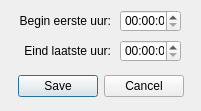
<?xml version="1.0" encoding="UTF-8"?>
<ui version="4.0">
 <class>Rooster_epd_tijden</class>
 <widget class="QDialog" name="Rooster_epd_tijden">
  <property name="geometry">
   <rect>
    <x>0</x>
    <y>0</y>
    <width>201</width>
    <height>111</height>
   </rect>
  </property>
  <property name="minimumSize">
   <size>
    <width>201</width>
    <height>111</height>
   </size>
  </property>
  <property name="maximumSize">
   <size>
    <width>201</width>
    <height>111</height>
   </size>
  </property>
  <property name="windowTitle">
   <string>Tijden instellen</string>
  </property>
  <property name="layoutDirection">
   <enum>Qt::LeftToRight</enum>
  </property>
  <widget class="QDialogButtonBox" name="buttonBox">
   <property name="geometry">
    <rect>
     <x>10</x>
     <y>70</y>
     <width>181</width>
     <height>32</height>
    </rect>
   </property>
   <property name="orientation">
    <enum>Qt::Horizontal</enum>
   </property>
   <property name="standardButtons">
    <set>QDialogButtonBox::Cancel|QDialogButtonBox::Save</set>
   </property>
   <property name="centerButtons">
    <bool>true</bool>
   </property>
  </widget>
  <widget class="QTimeEdit" name="beginTijd">
   <property name="geometry">
    <rect>
     <x>120</x>
     <y>10</y>
     <width>61</width>
     <height>22</height>
    </rect>
   </property>
  </widget>
  <widget class="QTimeEdit" name="eindTijd">
   <property name="geometry">
    <rect>
     <x>120</x>
     <y>40</y>
     <width>61</width>
     <height>22</height>
    </rect>
   </property>
  </widget>
  <widget class="QLabel" name="label">
   <property name="geometry">
    <rect>
     <x>10</x>
     <y>10</y>
     <width>101</width>
     <height>21</height>
    </rect>
   </property>
   <property name="text">
    <string>Begin eerste uur:</string>
   </property>
   <property name="alignment">
    <set>Qt::AlignRight|Qt::AlignTrailing|Qt::AlignVCenter</set>
   </property>
  </widget>
  <widget class="QLabel" name="label_2">
   <property name="geometry">
    <rect>
     <x>10</x>
     <y>40</y>
     <width>101</width>
     <height>21</height>
    </rect>
   </property>
   <property name="text">
    <string>Eind laatste uur:</string>
   </property>
   <property name="alignment">
    <set>Qt::AlignRight|Qt::AlignTrailing|Qt::AlignVCenter</set>
   </property>
  </widget>
 </widget>
 <resources/>
 <connections>
  <connection>
   <sender>buttonBox</sender>
   <signal>accepted()</signal>
   <receiver>Rooster_epd_tijden</receiver>
   <slot>accept()</slot>
   <hints>
    <hint type="sourcelabel">
     <x>248</x>
     <y>254</y>
    </hint>
    <hint type="destinationlabel">
     <x>157</x>
     <y>274</y>
    </hint>
   </hints>
  </connection>
  <connection>
   <sender>buttonBox</sender>
   <signal>rejected()</signal>
   <receiver>Rooster_epd_tijden</receiver>
   <slot>reject()</slot>
   <hints>
    <hint type="sourcelabel">
     <x>316</x>
     <y>260</y>
    </hint>
    <hint type="destinationlabel">
     <x>286</x>
     <y>274</y>
    </hint>
   </hints>
  </connection>
 </connections>
</ui>
